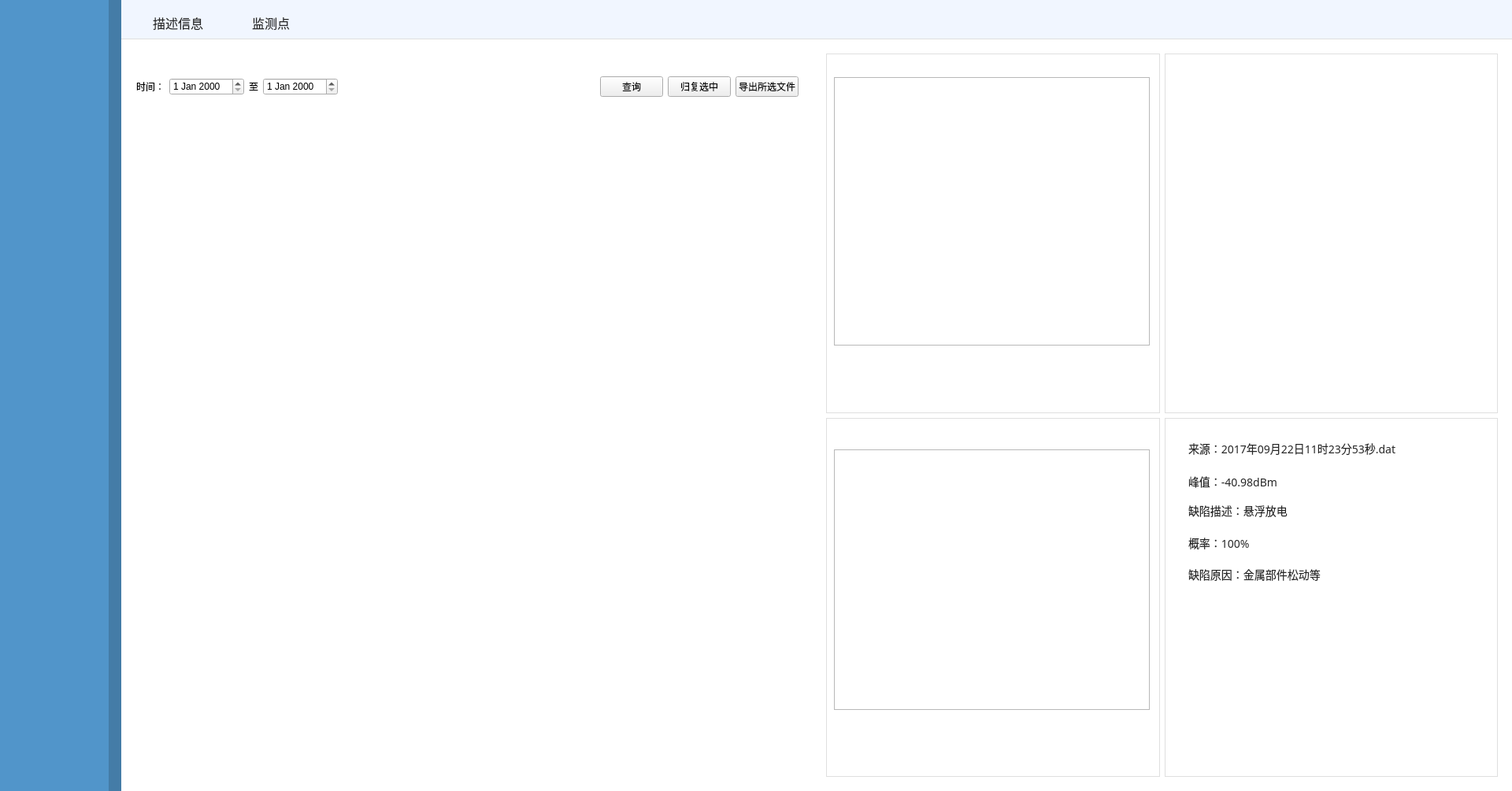
<?xml version="1.0" encoding="UTF-8"?>
<ui version="4.0">
 <class>AlarmDesc</class>
 <widget class="QWidget" name="AlarmDesc">
  <property name="geometry">
   <rect>
    <x>0</x>
    <y>0</y>
    <width>1920</width>
    <height>1005</height>
   </rect>
  </property>
  <property name="windowTitle">
   <string>Form</string>
  </property>
  <layout class="QHBoxLayout" name="horizontalLayout">
   <property name="spacing">
    <number>0</number>
   </property>
   <property name="leftMargin">
    <number>0</number>
   </property>
   <property name="topMargin">
    <number>0</number>
   </property>
   <property name="rightMargin">
    <number>0</number>
   </property>
   <property name="bottomMargin">
    <number>0</number>
   </property>
   <item>
    <widget class="QWidget" name="leftWidget" native="true">
     <property name="maximumSize">
      <size>
       <width>154</width>
       <height>16777215</height>
      </size>
     </property>
     <property name="styleSheet">
      <string notr="true">QWidget#leftWidget{
background:rgba(81,149,202,1);
border-style:solid;
border-width:0px 16px 0px 0px;
border-color:#447CA7;
}</string>
     </property>
    </widget>
   </item>
   <item>
    <widget class="QWidget" name="rightWidget" native="true">
     <property name="styleSheet">
      <string notr="true">QWidget#rightWidget{
	background:rgba(241,246,255,1);
}</string>
     </property>
     <layout class="QVBoxLayout" name="verticalLayout">
      <property name="spacing">
       <number>0</number>
      </property>
      <property name="leftMargin">
       <number>0</number>
      </property>
      <property name="topMargin">
       <number>0</number>
      </property>
      <property name="rightMargin">
       <number>0</number>
      </property>
      <property name="bottomMargin">
       <number>0</number>
      </property>
      <item>
       <widget class="QWidget" name="topWidget" native="true">
        <property name="minimumSize">
         <size>
          <width>0</width>
          <height>50</height>
         </size>
        </property>
        <property name="maximumSize">
         <size>
          <width>1766</width>
          <height>50</height>
         </size>
        </property>
        <property name="styleSheet">
         <string notr="true">QWidget#topWidget{
	background:rgba(241,246,255,1);
	border-style:solid;
	border-color:#DFDFDF;
	border-width: 0px 0px 1px 0px;
}</string>
        </property>
        <widget class="QWidget" name="layoutWidget">
         <property name="geometry">
          <rect>
           <x>40</x>
           <y>15</y>
           <width>231</width>
           <height>27</height>
          </rect>
         </property>
         <layout class="QHBoxLayout" name="horizontalLayout_3">
          <property name="spacing">
           <number>20</number>
          </property>
          <item>
           <widget class="QLabel" name="topText1">
            <property name="styleSheet">
             <string notr="true">width:64px;
height:21px;
font-size:16px;
font-family:微软雅黑;
color:rgba(38,38,38,1);
line-height:21px;</string>
            </property>
            <property name="text">
             <string>描述信息</string>
            </property>
           </widget>
          </item>
          <item>
           <widget class="QLabel" name="topText2">
            <property name="styleSheet">
             <string notr="true">width:64px;
height:21px;
font-size:16px;
font-family:微软雅黑;
color:rgba(38,38,38,1);
line-height:21px;</string>
            </property>
            <property name="text">
             <string>监测点</string>
            </property>
           </widget>
          </item>
         </layout>
        </widget>
       </widget>
      </item>
      <item>
       <widget class="QWidget" name="widget" native="true">
        <property name="styleSheet">
         <string notr="true">QWidget#widget{
background:#FFFFFF;
}</string>
        </property>
        <layout class="QHBoxLayout" name="horizontalLayout_2">
         <item>
          <widget class="QWidget" name="tableWidget" native="true">
           <widget class="QWidget" name="layoutWidget_2">
            <property name="geometry">
             <rect>
              <x>10</x>
              <y>20</y>
              <width>841</width>
              <height>62</height>
             </rect>
            </property>
            <layout class="QHBoxLayout" name="horizontalLayout_4">
             <item>
              <widget class="QLabel" name="label">
               <property name="text">
                <string>时间：</string>
               </property>
              </widget>
             </item>
             <item>
              <widget class="QDateEdit" name="startTimeEdit"/>
             </item>
             <item>
              <widget class="QLabel" name="label_2">
               <property name="text">
                <string>至</string>
               </property>
              </widget>
             </item>
             <item>
              <widget class="QDateEdit" name="endTimeEdit"/>
             </item>
             <item>
              <spacer name="horizontalSpacer">
               <property name="orientation">
                <enum>Qt::Horizontal</enum>
               </property>
               <property name="sizeHint" stdset="0">
                <size>
                 <width>40</width>
                 <height>20</height>
                </size>
               </property>
              </spacer>
             </item>
             <item>
              <spacer name="verticalSpacer">
               <property name="orientation">
                <enum>Qt::Vertical</enum>
               </property>
               <property name="sizeType">
                <enum>QSizePolicy::Fixed</enum>
               </property>
               <property name="sizeHint" stdset="0">
                <size>
                 <width>20</width>
                 <height>40</height>
                </size>
               </property>
              </spacer>
             </item>
             <item>
              <widget class="QPushButton" name="queryBtn">
               <property name="text">
                <string>查询</string>
               </property>
              </widget>
             </item>
             <item>
              <widget class="QPushButton" name="resetBtn">
               <property name="text">
                <string>归复选中</string>
               </property>
              </widget>
             </item>
             <item>
              <widget class="QPushButton" name="exportBtn">
               <property name="text">
                <string>导出所选文件</string>
               </property>
              </widget>
             </item>
            </layout>
           </widget>
           <widget class="QWidget" name="tableArea" native="true">
            <property name="geometry">
             <rect>
              <x>10</x>
              <y>70</y>
              <width>851</width>
              <height>861</height>
             </rect>
            </property>
           </widget>
          </widget>
         </item>
         <item>
          <widget class="QWidget" name="chartArea" native="true">
           <layout class="QGridLayout" name="gridLayout">
            <item row="0" column="0">
             <widget class="QWidget" name="chart1" native="true">
              <property name="styleSheet">
               <string notr="true">QWidget#chart1{
border: 1px solid #DFDFDF;
}</string>
              </property>
              <widget class="QChartView" name="chartView1">
               <property name="geometry">
                <rect>
                 <x>10</x>
                 <y>30</y>
                 <width>401</width>
                 <height>341</height>
                </rect>
               </property>
              </widget>
             </widget>
            </item>
            <item row="0" column="1">
             <widget class="QWidget" name="chart2" native="true">
              <property name="styleSheet">
               <string notr="true">QWidget#chart2{
border: 1px solid #DFDFDF;
}</string>
              </property>
             </widget>
            </item>
            <item row="1" column="0">
             <widget class="QWidget" name="chart3" native="true">
              <property name="styleSheet">
               <string notr="true">QWidget#chart3{
border: 1px solid #DFDFDF;
}</string>
              </property>
              <widget class="QChartView" name="chartView3">
               <property name="geometry">
                <rect>
                 <x>10</x>
                 <y>40</y>
                 <width>401</width>
                 <height>331</height>
                </rect>
               </property>
              </widget>
             </widget>
            </item>
            <item row="1" column="1">
             <widget class="QWidget" name="chart4" native="true">
              <property name="styleSheet">
               <string notr="true">QWidget#chart4{
border: 1px solid #DFDFDF;
}
QLabel{
width:267px;
height:19px;
font-size:14px;
font-family:MicrosoftYaHei;
color:rgba(38,38,38,1);
line-height:19px;
}</string>
              </property>
              <widget class="QLabel" name="label_4">
               <property name="geometry">
                <rect>
                 <x>30</x>
                 <y>30</y>
                 <width>411</width>
                 <height>18</height>
                </rect>
               </property>
               <property name="styleSheet">
                <string notr="true">width:267px;
height:19px;
font-size:14px;
font-family:MicrosoftYaHei;
color:rgba(38,38,38,1);
line-height:19px;
</string>
               </property>
               <property name="text">
                <string>来源：2017年09月22日11时23分53秒.dat</string>
               </property>
              </widget>
              <widget class="QLabel" name="label_5">
               <property name="geometry">
                <rect>
                 <x>30</x>
                 <y>50</y>
                 <width>351</width>
                 <height>61</height>
                </rect>
               </property>
               <property name="text">
                <string>峰值：-40.98dBm</string>
               </property>
              </widget>
              <widget class="QLabel" name="label_6">
               <property name="geometry">
                <rect>
                 <x>30</x>
                 <y>110</y>
                 <width>191</width>
                 <height>16</height>
                </rect>
               </property>
               <property name="text">
                <string>缺陷描述：悬浮放电</string>
               </property>
              </widget>
              <widget class="QLabel" name="label_7">
               <property name="geometry">
                <rect>
                 <x>30</x>
                 <y>150</y>
                 <width>181</width>
                 <height>18</height>
                </rect>
               </property>
               <property name="text">
                <string>概率：100%</string>
               </property>
              </widget>
              <widget class="QLabel" name="label_8">
               <property name="geometry">
                <rect>
                 <x>30</x>
                 <y>190</y>
                 <width>281</width>
                 <height>18</height>
                </rect>
               </property>
               <property name="text">
                <string>缺陷原因：金属部件松动等</string>
               </property>
              </widget>
             </widget>
            </item>
           </layout>
          </widget>
         </item>
        </layout>
       </widget>
      </item>
     </layout>
    </widget>
   </item>
  </layout>
 </widget>
 <customwidgets>
  <customwidget>
   <class>QChartView</class>
   <extends>QGraphicsView</extends>
   <header location="global">qchartview.h</header>
  </customwidget>
 </customwidgets>
 <resources/>
 <connections/>
</ui>
